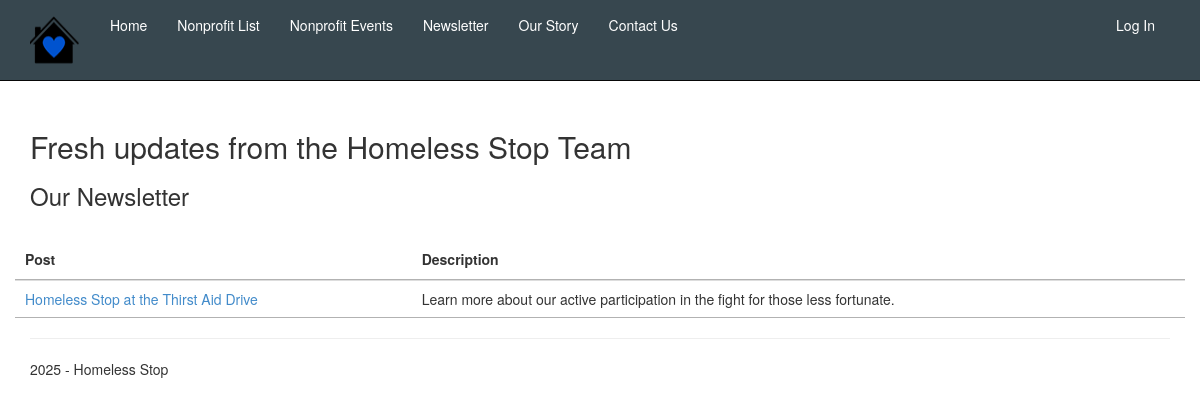
/blog, run on an earlier commit of the app's database.
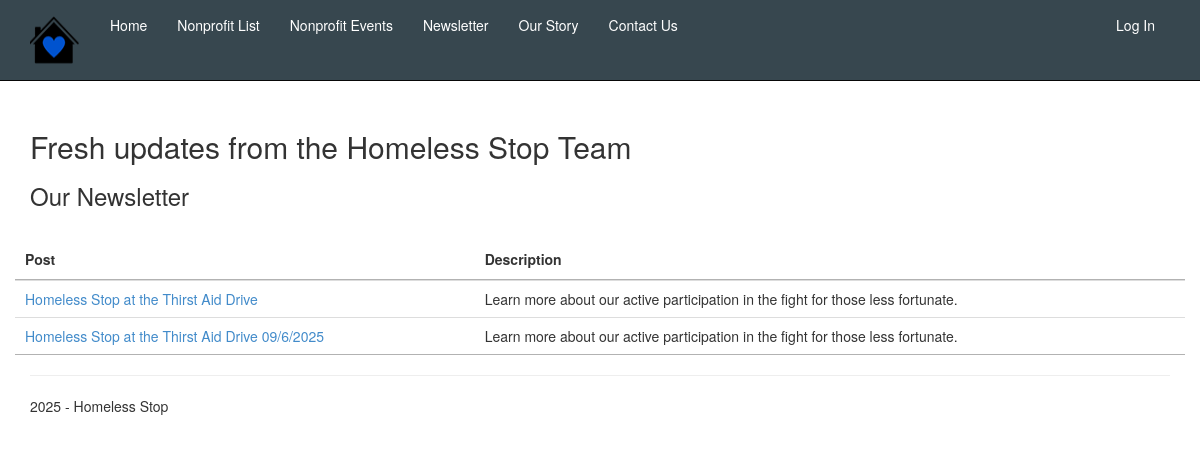
And on a later commit of the database.
### app/models.py (models this page shows, shortened)
class Post(models.Model):
    name = models.CharField(max_length=100)
    description = models.CharField(max_length=500)
    link = models.CharField(max_length=1000,blank=True)

### app/views.py (the view)
# urls.py: path('blog', views.blog, name='blog'),
def blog(request):
    assert isinstance(request, HttpRequest)
    posts = Post.objects.all()
    return render(
        request,
        'app/blog.html',
        {
            'title':'Fresh updates from the Homeless Stop Team',
            'message':'Our application description page.',
            'year':datetime.now().year,
            'posts': posts,
        }
    )

### app/templates/app/blog.html
{% extends "app/layout.html" %}
{% load static %}
{% block content %}
<h2>{{ title }}</h2>
<h3>Our Newsletter</h3>
<br />
<div class="container-fluid">
    <div class="row">
        <table id="eventTable" class="table" style="width: 100%;">
            <thead>
                <tr>
                    <th> Post </th>
                    <th> Description</th>
                </tr>
            </thead>
            <tbody>
                {% for post in posts %}
                <tr>
                    <td class="col-1">
                        <a href="{{ post.link}}"> {{ post.name }} </a>
                    </td>
                    <td class="col-1">
                        {{ post.description }}
                    </td>
                    {% endfor %}
            </tbody>
        </table>
    </div>
    {% endblock %}

What changed in the data, as far as the page shows it:
added Post: name "Homeless Stop at the Thirst Aid Drive 09/6/2025", description "Learn more about our active participation in the fight for those less fortunate."
